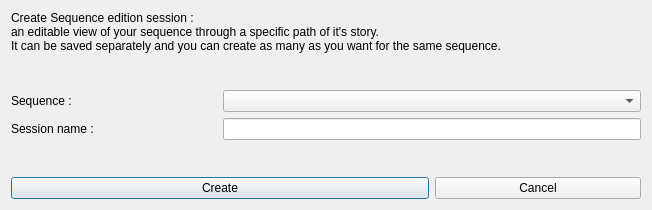
<?xml version="1.0" encoding="UTF-8"?>
<ui version="4.0">
 <class>NewEditionSessionDialog</class>
 <widget class="QWidget" name="NewEditionSessionDialog">
  <property name="geometry">
   <rect>
    <x>0</x>
    <y>0</y>
    <width>652</width>
    <height>210</height>
   </rect>
  </property>
  <property name="windowTitle">
   <string>New Sequence Edition Session</string>
  </property>
  <layout class="QGridLayout" name="gridLayout">
   <item row="0" column="0" colspan="3">
    <widget class="QLabel" name="label">
     <property name="text">
      <string>Create Sequence edition session : 
an editable view of your sequence through a specific path of it's story.
It can be saved separately and you can create as many as you want for the same sequence.</string>
     </property>
    </widget>
   </item>
   <item row="2" column="0">
    <widget class="QLabel" name="label_2">
     <property name="text">
      <string>Sequence :</string>
     </property>
     <property name="buddy">
      <cstring>selector_sequence</cstring>
     </property>
    </widget>
   </item>
   <item row="2" column="1" colspan="2">
    <widget class="QComboBox" name="selector_sequence"/>
   </item>
   <item row="3" column="0">
    <widget class="QLabel" name="label_3">
     <property name="text">
      <string>Session name :</string>
     </property>
     <property name="buddy">
      <cstring>edit_name</cstring>
     </property>
    </widget>
   </item>
   <item row="3" column="1" colspan="2">
    <widget class="QLineEdit" name="edit_name"/>
   </item>
   <item row="5" column="0" colspan="2">
    <widget class="QPushButton" name="button_create">
     <property name="text">
      <string>Create</string>
     </property>
     <property name="autoDefault">
      <bool>true</bool>
     </property>
     <property name="default">
      <bool>true</bool>
     </property>
    </widget>
   </item>
   <item row="5" column="2">
    <widget class="QPushButton" name="button_cancel">
     <property name="text">
      <string>Cancel</string>
     </property>
     <property name="autoDefault">
      <bool>true</bool>
     </property>
    </widget>
   </item>
   <item row="4" column="1">
    <spacer name="verticalSpacer">
     <property name="orientation">
      <enum>Qt::Vertical</enum>
     </property>
     <property name="sizeHint" stdset="0">
      <size>
       <width>20</width>
       <height>40</height>
      </size>
     </property>
    </spacer>
   </item>
   <item row="1" column="1">
    <spacer name="verticalSpacer_2">
     <property name="orientation">
      <enum>Qt::Vertical</enum>
     </property>
     <property name="sizeHint" stdset="0">
      <size>
       <width>20</width>
       <height>40</height>
      </size>
     </property>
    </spacer>
   </item>
  </layout>
 </widget>
 <resources/>
 <connections/>
</ui>
